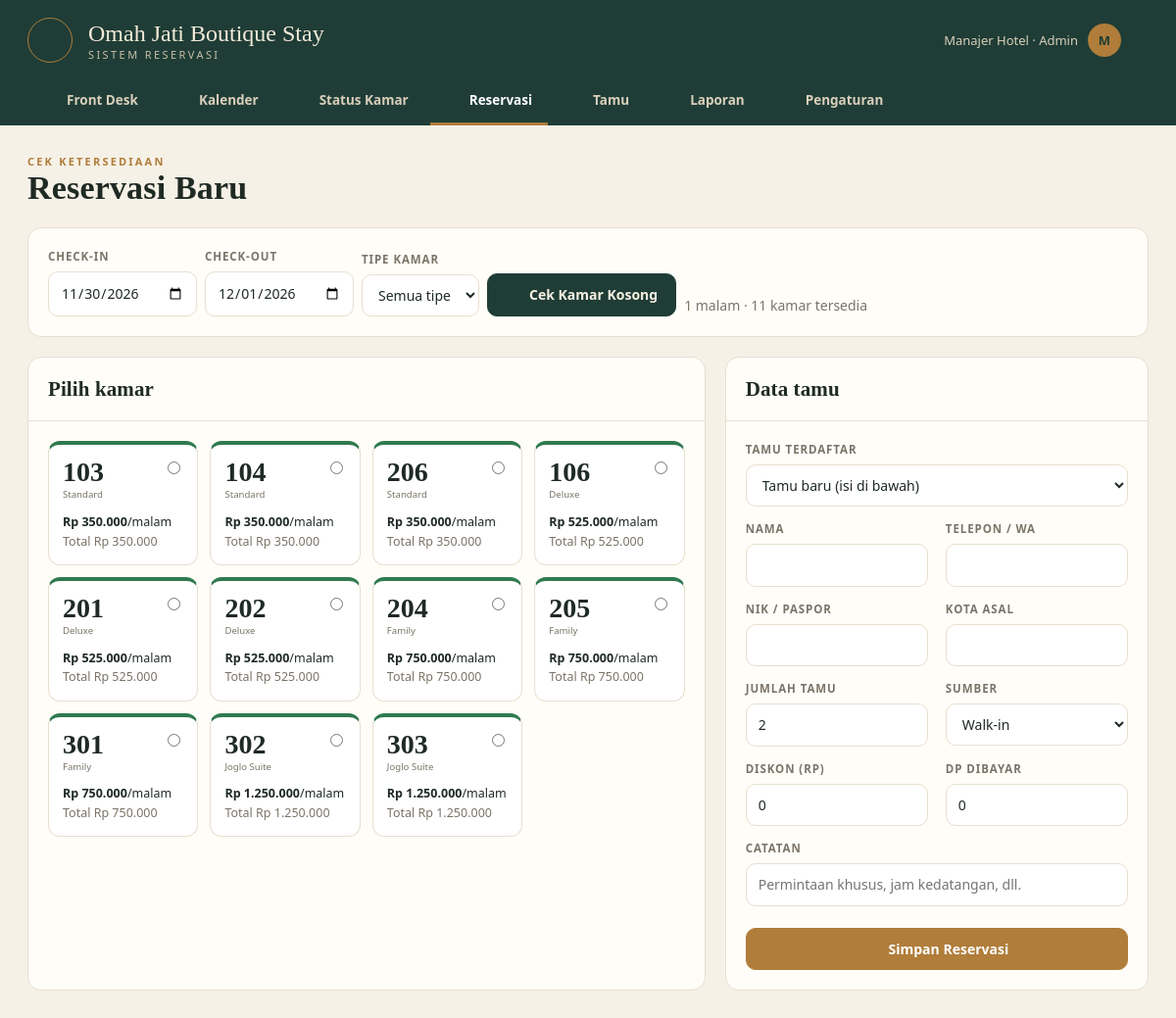
/index.php?page=res.baru (signed in), run on the app's committed database.
### tables this page shows
CREATE TABLE pengaturan (
  id INT PRIMARY KEY,
  nama_hotel VARCHAR(100) NOT NULL,
  alamat VARCHAR(255),
  telepon VARCHAR(30),
  jam_checkin VARCHAR(5) NOT NULL DEFAULT '14:00',
  jam_checkout VARCHAR(5) NOT NULL DEFAULT '12:00',
  pajak_persen TINYINT NOT NULL DEFAULT 0
);

CREATE TABLE kamar (
  id INT AUTO_INCREMENT PRIMARY KEY,
  nomor VARCHAR(10) NOT NULL UNIQUE,
  lantai TINYINT NOT NULL DEFAULT 1,
  tipe_id INT NOT NULL,
  status ENUM('tersedia','terisi','kotor','perbaikan') NOT NULL DEFAULT 'tersedia',
  FOREIGN KEY (tipe_id) REFERENCES tipe_kamar(id)
);

CREATE TABLE tipe_kamar (
  id INT AUTO_INCREMENT PRIMARY KEY,
  nama VARCHAR(60) NOT NULL,
  harga INT NOT NULL,
  kapasitas TINYINT NOT NULL DEFAULT 2,
  fasilitas VARCHAR(255)
);

### index.php (called while the page is built, shortened)
<?php
require __DIR__ . '/includes/bootstrap.php';
$routes = [
    'login'      => 'pages/login.php',
    'logout'     => 'pages/logout.php',
    'dashboard'  => 'pages/dashboard.php',
    'kalender'   => 'pages/kalender.php',
    'kamar'      => 'pages/kamar.php',
    'reservasi'  => 'pages/reservasi/index.php',
    'res.baru'   => 'pages/reservasi/baru.php',
    'res.detail' => 'pages/reservasi/detail.php',
    'res.aksi'   => 'pages/reservasi/aksi.php',
    'invoice'    => 'pages/reservasi/invoice.php',
    'tamu'       => 'pages/tamu.php',
    'laporan'    => 'pages/laporan.php',
    'master'     => 'pages/master/index.php',
];
$page = $_GET['page'] ?? 'dashboard';
require __DIR__ . '/' . $routes[$page];

### pages/reservasi/baru.php (the view, shortened to what this page needs)
<?php
$in = $_GET['in'] ?? $_POST['check_in'] ?? date('Y-m-d');
$out = $_GET['out'] ?? $_POST['check_out'] ?? date('Y-m-d', strtotime("$in +1 day"));
$tipeId = (int) ($_GET['tipe'] ?? 0);
$kamarPilih = (int) ($_GET['kamar'] ?? $_POST['kamar_id'] ?? 0);
$valid = preg_match('/^\d{4}-\d{2}-\d{2}$/', $in) && preg_match('/^\d{4}-\d{2}-\d{2}$/', $out) && $out > $in;
$tersedia = $valid ? kamar_tersedia($in, $out, $tipeId) : [];
$title = 'Reservasi Baru';
$eyebrow = 'Cek ketersediaan';
require __DIR__ . '/../../includes/header.php';
?>
<form method="get" class="card" style="margin-bottom:20px"><div class="card-body filters" style="align-items:end">
    <div><label>Check-in</label><input type="date" name="in" value="<?= e($in) ?>" min="<?= date('Y-m-d') ?>"></div>
    <div><label>Check-out</label><input type="date" name="out" value="<?= e($out) ?>"></div>
    <div><label>Tipe kamar</label><select name="tipe"><option value="0">Semua tipe</option></select></div>
    <button class="btn btn-primary"><?= icon('search', 16) ?> Cek Kamar Kosong</button>
    <?php if ($valid): ?><span class="muted"><?= malam($in, $out) ?> malam · <?= count($tersedia) ?> kamar tersedia</span><?php endif; ?>
</div></form>
<?php if ($valid): ?>
<form method="post" class="grid-2">
    <div class="card">
        <div class="card-head"><h2>Pilih kamar</h2></div>
        <div class="card-body"><div class="rooms">
            <?php foreach ($tersedia as $k): ?>
                <label class="room tersedia" style="cursor:pointer;text-transform:none;letter-spacing:0;color:var(--ink);font-weight:400;margin:0">
                    <input type="radio" name="kamar_id" value="<?= $k['id'] ?>" <?= $kamarPilih === (int) $k['id'] ? 'checked' : '' ?> required style="float:right">
                    <div class="no"><?= e($k['nomor']) ?></div><small><?= e($k['tipe']) ?></small>
                    <div class="who"><b><?= rupiah($k['harga']) ?></b>/malam<br><span class="muted">Total <?= rupiah($k['harga'] * malam($in, $out)) ?></span></div>
                </label>
            <?php endforeach; ?>
        </div></div>
    </div>
    <div class="card" style="align-self:start">
        <div class="card-head"><h2>Data tamu</h2></div>
        <div class="card-body"><div class="form-grid">
            <div class="full"><label>Tamu terdaftar</label><select name="tamu_id"><option value="0">Tamu baru (isi di bawah)</option></select></div>
            <div><label>Nama</label><input type="text" name="nama"></div><div><label>Telepon / WA</label><input type="text" name="telepon"></div>
            <div><label>NIK / Paspor</label><input type="text" name="identitas"></div><div><label>Kota asal</label><input type="text" name="kota"></div>
            <div><label>Jumlah tamu</label><input type="number" name="dewasa" value="2" min="1" max="6"></div>
            <div><label>Sumber</label><select name="sumber"><option>Walk-in</option><option>Telepon/WA</option><option>Website</option><option>OTA</option></select></div>
            <div><label>Diskon (Rp)</label><input type="number" name="diskon" value="0" min="0" step="5000"></div>
            <div><label>DP dibayar</label><input type="number" name="dibayar" value="0" min="0" step="5000"></div>
            <div class="full"><label>Catatan</label><input type="text" name="catatan" placeholder="Permintaan khusus, jam kedatangan, dll."></div>
        </div><button class="btn btn-gold btn-block mt"><?= icon('check', 16) ?> Simpan Reservasi</button></div>
    </div>
</form>
<?php endif; ?>
<?php require __DIR__ . '/../../includes/footer.php'; ?>

### includes/header.php (shortened to what this page needs)
<?php
$nav = [
    ['dashboard', 'Front Desk', 'home'],
    ['kalender', 'Kalender', 'calendar'],
    ['kamar', 'Status Kamar', 'grid'],
    ['reservasi', 'Reservasi', 'receipt'],
    ['tamu', 'Tamu', 'users'],
    ['laporan', 'Laporan', 'chart'],
];
if (user()['role'] === 'admin') $nav[] = ['master', 'Pengaturan', 'settings'];
$current = $_GET['page'] ?? 'dashboard';
if (str_starts_with($current, 'res.') || $current === 'invoice') $current = 'reservasi';
$set = setting();
?>
<!DOCTYPE html>
<html lang="id">
<head>
    <link rel="stylesheet" href="assets/css/style.css">
</head>
<body>
<header class="masthead">
    <div class="masthead-inner">
        <div class="mast-top">
            <span class="crest"><?= icon('sparkle', 20) ?></span>
            <div class="name"><?= e($set['nama_hotel']) ?><small>Sistem Reservasi</small></div>
            <div class="mast-user"><span><?= e(user()['nama']) ?> · <?= e(ucfirst(user()['role'])) ?></span><span class="dot"><?= e(strtoupper(substr(user()['nama'], 0, 1))) ?></span>
                <a href="<?= url('logout') ?>" title="Keluar"><?= icon('logout', 18) ?></a></div>
        </div>
        <nav class="tabs">
            <?php foreach ($nav as [$key, $label, $ic]): ?><a href="<?= url($key) ?>" class="<?= $current === $key ? 'active' : '' ?>"><?= icon($ic, 16) ?> <?= $label ?></a><?php endforeach; ?>
        </nav>
    </div>
</header>
<main class="page">
    <div class="page-head">
        <div><div class="eyebrow"><?= e($eyebrow ?? tgl(date('Y-m-d'))) ?></div><h1><?= e($title ?? 'Front Desk') ?></h1></div>
    </div>

### data on the page
pengaturan: nama_hotel "Omah Jati Boutique Stay"
kamar: kamar_id "☐ 103 Standard Rp 350.000/malam", nomor "103", tipe.nama "Standard", tipe.harga "Rp 350.000", rupiah($k['harga']*malam($in,$out)) "Rp 350.000"
kamar: kamar_id "☐ 104 Standard Rp 350.000/malam", nomor "104", tipe.nama "Standard", tipe.harga "Rp 350.000", rupiah($k['harga']*malam($in,$out)) "Rp 350.000"
kamar: kamar_id "☐ 206 Standard Rp 350.000/malam", nomor "206", tipe.nama "Standard", tipe.harga "Rp 350.000", rupiah($k['harga']*malam($in,$out)) "Rp 350.000"
kamar: kamar_id "☐ 106 Deluxe Rp 525.000/malam To", nomor "106", tipe.nama "Deluxe", tipe.harga "Rp 525.000", rupiah($k['harga']*malam($in,$out)) "Rp 525.000"
kamar: kamar_id "☐ 201 Deluxe Rp 525.000/malam To", nomor "201", tipe.nama "Deluxe", tipe.harga "Rp 525.000", rupiah($k['harga']*malam($in,$out)) "Rp 525.000"
kamar: kamar_id "☐ 202 Deluxe Rp 525.000/malam To", nomor "202", tipe.nama "Deluxe", tipe.harga "Rp 525.000", rupiah($k['harga']*malam($in,$out)) "Rp 525.000"
kamar: kamar_id "☐ 204 Family Rp 750.000/malam To", nomor "204", tipe.nama "Family", tipe.harga "Rp 750.000", rupiah($k['harga']*malam($in,$out)) "Rp 750.000"
kamar: kamar_id "☐ 205 Family Rp 750.000/malam To", nomor "205", tipe.nama "Family", tipe.harga "Rp 750.000", rupiah($k['harga']*malam($in,$out)) "Rp 750.000"
kamar: kamar_id "☐ 301 Family Rp 750.000/malam To", nomor "301", tipe.nama "Family", tipe.harga "Rp 750.000", rupiah($k['harga']*malam($in,$out)) "Rp 750.000"
kamar: kamar_id "☐ 302 Joglo Suite Rp 1.250.000/m", nomor "302", tipe.nama "Joglo Suite", tipe.harga "Rp 1.250.000", rupiah($k['harga']*malam($in,$out)) "Rp 1.250.000"
kamar: kamar_id "☐ 303 Joglo Suite Rp 1.250.000/m", nomor "303", tipe.nama "Joglo Suite", tipe.harga "Rp 1.250.000", rupiah($k['harga']*malam($in,$out)) "Rp 1.250.000"

### other printed values
user()['nama'] "Manajer Hotel"
user()['role'] "Admin"
substr(user()['nama'], 0, 1) "M"
$label "Front Desk"
$label "Kalender"
$label "Status Kamar"
$label "Reservasi"
$label "Tamu"
$label "Laporan"
$label "Pengaturan"
$eyebrow "CEK KETERSEDIAAN"
$title "Reservasi Baru"
count($tersedia) "11"
